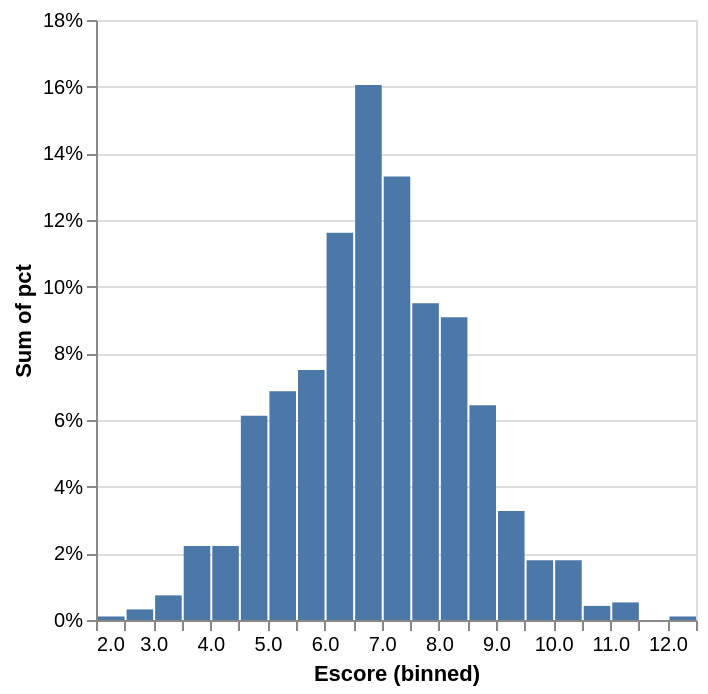

Here is the notebook cell this chart was saved with:
### Markdown cell above
A distribuição apresenta *um só pico e é simétrica*. Dados reais quase nunca são exatamente simétricos. Considera-se satisfatório descrever o hostograma como simétrica. O **centro** (metade acima, metade abaixo) está próximo de 7. Os escores **variam** de 2,1 até 12,1.

Observe que a escala vertical na tabela abaixo não corresponde à contagem de alunos, e sim ao percentual de alunos em cada classe do histograma. Um histograma de percentuais, em vez de contagens, é conveniente quando queremos comparar várias distribuições. Para comparar Gary com Los Angeles, cidade muito maior, usaríamos percentuais, de modo que ambos os histogramas teriam a mesma escala vertical.

### Code cell
alt.Chart(teste_iowa).transform_joinaggregate(
    total='count(*)'
).transform_calculate(
    pct='1 / datum.total'
).mark_bar().encode(
    alt.X('Escore:Q', bin=alt.Bin(step=0.5)),
    alt.Y('sum(pct):Q', axis=alt.Axis(format='%'))
)

### Figure 1 — Vega-Lite specification as saved in the notebook (floating-point values rounded to 4 significant figures; data arrays with more than 128 entries replaced by an {"elided": "..."} marker saying what was removed)
{"config": {"view": {"continuousWidth": 300, "continuousHeight": 300}}, "data": {"name": "data-51cc650be739f3ee12f6d0b3f91de051"}, "mark": {"type": "bar"}, "encoding": {"x": {"bin": {"step": 0.5}, "field": "Escore", "type": "quantitative"}, "y": {"aggregate": "sum", "axis": {"format": "%"}, "field": "pct", "type": "quantitative"}}, "transform": [{"joinaggregate": [{"op": "count", "field": "*", "as": "total"}]}, {"calculate": "1 / datum.total", "as": "pct"}], "$schema": "https://vega.github.io/schema/vega-lite/v5.20.1.json", "datasets": {"data-51cc650be739f3ee12f6d0b3f91de051": {"elided": "947 records"}}}
